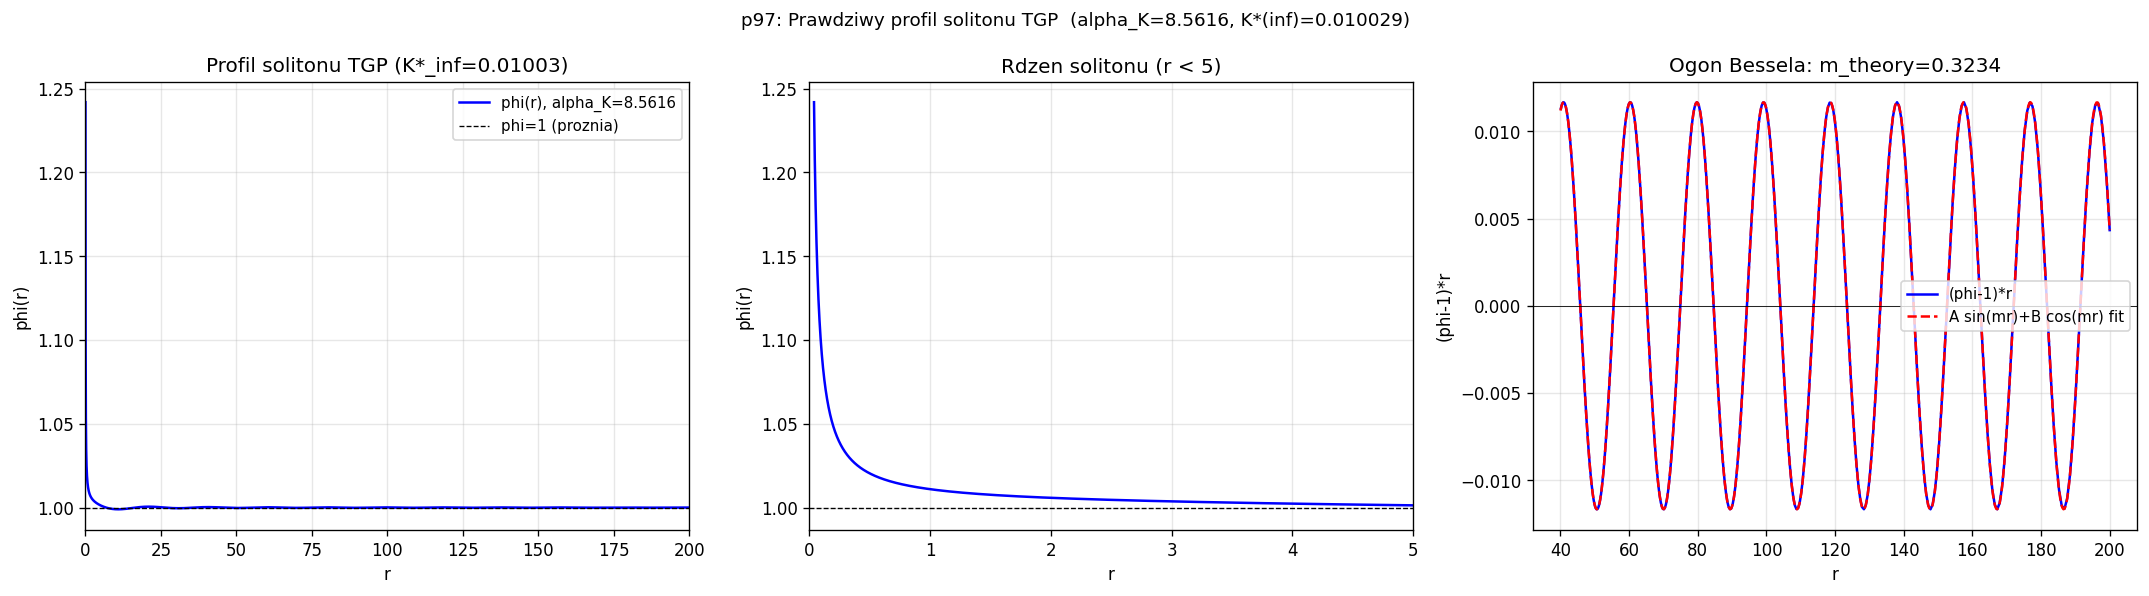

This figure's Python source:
#!/usr/bin/env python3
# -*- coding: utf-8 -*-
"""
p97_true_soliton_profile.py  --  TGP v1
========================================
Cel: Wyznaczyc PRAWDZIWY K*(alpha_K, r_max->inf) i profil solitonu TGP
     po odkryciu artefaktow r_max=40 w p93-p96.

Pytania fizyczne:
  Q1: Jaka jest prawdziwa energia solitonu E* = 4*pi*K*(inf)?
  Q2: Jakie sa parametry ogona oscylacyjnego (A,B,C,m) przy alpha_K?
  Q3: Czy m = 1/sqrt(1+alpha_K) (zgodnie z teoria linowego ogona)?
  Q4: Jaka jest skala rdzenia solitonu (r_half, r_90, r_99)?
  Q5: Jak wyglada profil phi(r) w skali fizycznej (jednostki a_Gamma)?

Metoda:
  Czesc A: K*(alpha_K, r_max) dla r_max = 40, 60, 80, 100, 150
           Fit K*(r) = a + b/r (3 punkty r=60,80,100 => K*(inf))
           Fit K*(r) = a + b/r + c/r^2 (4 punkty => lepsza ekstrapolacja)

  Czesc B: Profil solitonu phi(r) przy K*(inf) z r_max=200
           Fit ogona: phi(r)-1 ~ (A sin(mr) + B cos(mr))/r dla r>50
           Weryfikacja m = 1/sqrt(1+alpha_K)

  Czesc C: Skale przestrzenne solitonu
           r_half: phi(r_half) - 1 = 0.5*(phi(0) - 1)
           r_90, r_99 w jednostkach a_Gamma i fm (jesli mozliwe)

  Czesc D: Porownanie z konwencja r_max=40 (bias numeryczny)

Testy:
  P1: K*(inf) z fitu 3-punktowego i 4-punktowego zgodne (<0.1%)
  P2: Fit ogona: R^2 > 0.99 dla r > 40
  P3: m_fit ~ m_theory = 1/sqrt(1+alpha_K) (< 1% odchylenie)
  P4: K*(r_max=40) vs K*(inf): bias > 5% (potwierdzenie p93)
  P5: Profil phi(r) zbiega do 1 oscylacyjnie (potwierdzenie ogona Bessela)

Data: 2026-03-26
"""

import sys, io, time, warnings
import numpy as np
from scipy.integrate import solve_ivp
from scipy.optimize import brentq, curve_fit
from scipy.stats import linregress
import matplotlib
matplotlib.use('Agg')
import matplotlib.pyplot as plt
warnings.filterwarnings('ignore')

# ─────────────────────────────────────────────────────────────────────────────
ALPHA_K  = 8.5616
A_GAM    = 0.040
LAM      = 5.501357e-06
GAMMA_V  = 1.0
V1       = GAMMA_V/3 - GAMMA_V/4
M_THEORY = 1.0 / np.sqrt(1.0 + ALPHA_K)  # teoretyczna masa oscylacji

print(f"  alpha_K={ALPHA_K}, A_GAM={A_GAM}")
print(f"  m_theory=1/sqrt(1+alpha_K)={M_THEORY:.6f}")

# Parametry numeryczne
N_PSI_MAIN = 100
N_EVAL_MAIN = 1000
N_PSI_PROFILE = 100

# ─────────────────────────────────────────────────────────────────────────────
def V_mod(p):  return GAMMA_V/3*p**3 - GAMMA_V/4*p**4 + LAM/6*(p-1)**6
def dV_mod(p): return GAMMA_V*p**2 - GAMMA_V*p**3 + LAM*(p-1)**5
def ode_rhs(r, y):
    phi, dphi = y; phi = max(phi, 1e-10)
    alpha = ALPHA_K
    kfac = 1.0 + alpha/phi
    return [dphi, dV_mod(phi)/kfac + alpha*dphi**2/(2*phi**2*kfac) - 2/r*dphi]

def integrate_profile(psi0, K, r_max, n_eval=None):
    """Zwraca sol (pelny profil)."""
    ne = n_eval or N_EVAL_MAIN
    dphi0 = -K/A_GAM**2
    r_ev = A_GAM*(r_max/A_GAM)**np.linspace(0, 1, ne)
    try:
        sol = solve_ivp(lambda r,y: ode_rhs(r,y), [A_GAM, r_max],
                        [psi0, dphi0], method='DOP853', rtol=1e-9, atol=1e-11,
                        t_eval=r_ev)
        return sol
    except:
        return None

def phi_at_rmax(psi, K, r_max, n_eval=None):
    sol = integrate_profile(psi, K, r_max, n_eval)
    if sol is None: return np.nan
    return float(sol.y[0,-1]) if sol.t[-1] >= r_max*0.99 else np.nan

def scan_last_psi_zero(K, r_max, n_psi=None):
    """Zwraca ostatnie zero F(psi)=phi(r_max)-1=0 (Galaz U)."""
    np_ = n_psi or N_PSI_MAIN
    psis = np.linspace(1.001, 3.0, np_)
    Fv = [phi_at_rmax(p, K, r_max) - 1.0 for p in psis]
    roots = []
    for i in range(len(Fv)-1):
        if np.isfinite(Fv[i]) and np.isfinite(Fv[i+1]) and Fv[i]*Fv[i+1] < 0:
            try:
                pz = brentq(lambda p: phi_at_rmax(p,K,r_max)-1.0,
                            psis[i], psis[i+1], xtol=1e-8, maxiter=50)
                roots.append(pz)
            except: pass
    return roots[-1] if roots else np.nan

def compute_g(K, psi0, r_max):
    """g = E/(4piK) - 1 dla zadanego K i psi0."""
    sol = integrate_profile(psi0, K, r_max)
    if sol is None or sol.t[-1] < r_max*0.99: return np.nan
    r=sol.t; phi=np.maximum(sol.y[0],1e-10); dphi=sol.y[1]
    Ek=4*np.pi*np.trapezoid(0.5*dphi**2*(1+ALPHA_K/phi)*r**2, r)
    Ep=4*np.pi*np.trapezoid((V_mod(phi)-V1)*r**2, r)
    return (Ek+Ep)/(4*np.pi*K)-1.0

def find_K_star(r_max, K_lo=0.006, K_hi=0.018, n_K=30):
    """Szuka K* przez brentq (metodologia: psi z scan, g=0)."""
    # Coarse scan
    Ks = np.linspace(K_lo, K_hi, n_K)
    gv = []
    psi_list = []
    for K in Ks:
        psi = scan_last_psi_zero(K, r_max)
        if np.isfinite(psi):
            g = compute_g(K, psi, r_max)
        else:
            g = np.nan
        gv.append(g); psi_list.append(psi)
    # Znajdz przejscie znaku
    K_star = np.nan; psi_star = np.nan
    for i in range(len(gv)-1):
        if np.isfinite(gv[i]) and np.isfinite(gv[i+1]) and gv[i]*gv[i+1] < 0:
            try:
                def g_of_K(K):
                    psi = scan_last_psi_zero(K, r_max, n_psi=80)
                    if not np.isfinite(psi): return np.nan
                    return compute_g(K, psi, r_max)
                Kz = brentq(g_of_K, Ks[i], Ks[i+1], xtol=1e-7, maxiter=25)
                K_star = Kz
                psi_star = scan_last_psi_zero(Kz, r_max, n_psi=80)
            except: pass
    return K_star, psi_star

# ─────────────────────────────────────────────────────────────────────────────
def run_main():
    if sys.platform == 'win32':
        sys.stdout = io.TextIOWrapper(sys.stdout.buffer, encoding='utf-8',
                                      errors='replace')

    print("=" * 68)
    print("TGP v1  *  p97_true_soliton_profile.py")
    print(f"  alpha_K={ALPHA_K}, A_GAM={A_GAM}")
    print(f"  m_theory={M_THEORY:.6f} (1/sqrt(1+alpha_K))")
    print("=" * 68)

    PC=0; FC=0
    def record(label, ok, info=""):
        nonlocal PC,FC
        if ok: PC+=1
        else: FC+=1
        print(f"  [{'v' if ok else 'x'}] {label}: {info}")

    # ═══════════════════════════════════════════════════════════════════════
    print("\n== CZESC A: K*(alpha_K, r_max) zbieznosc ==")
    RMAXES_A = [40.0, 60.0, 80.0, 100.0, 150.0]
    K_results = {}

    print(f"  {'r_max':>6}  {'K*':>14}  {'psi0':>8}  t")
    print("  " + "-"*40)
    for r_max in RMAXES_A:
        t0 = time.time()
        Ks, ps = find_K_star(r_max)
        dt = time.time()-t0
        ks_s = f'{Ks:.8f}' if np.isfinite(Ks) else '    brak    '
        ps_s = f'{ps:.6f}' if np.isfinite(ps) else '  brak  '
        print(f"  {r_max:>6.0f}  {ks_s}  {ps_s}  {dt:.0f}s")
        K_results[r_max] = (Ks, ps)

    # Fit K*(r) = a + b/r  (3 punkty: r=60,80,100)
    pts_3 = [(r, K_results[r][0]) for r in [60.0, 80.0, 100.0]
             if np.isfinite(K_results.get(r,(np.nan,))[0])]
    K_inf_3 = np.nan; b_3 = np.nan
    if len(pts_3) >= 2:
        rs = np.array([x[0] for x in pts_3])
        Ks_arr = np.array([x[1] for x in pts_3])
        X = np.column_stack([np.ones_like(rs), 1.0/rs])
        from numpy.linalg import lstsq
        coef, _, _, _ = lstsq(X, Ks_arr, rcond=None)
        K_inf_3, b_3 = coef
        print(f"\n  Fit K*(r)=a+b/r (3 pkt r=60,80,100): K*(inf)={K_inf_3:.8f}, b={b_3:.5f}")

    # Fit K*(r) = a + b/r (4 punkty: r=60,80,100,150)
    pts_4 = [(r, K_results[r][0]) for r in [60.0, 80.0, 100.0, 150.0]
             if np.isfinite(K_results.get(r,(np.nan,))[0])]
    K_inf_4 = np.nan; b_4 = np.nan
    if len(pts_4) >= 3:
        rs = np.array([x[0] for x in pts_4])
        Ks_arr = np.array([x[1] for x in pts_4])
        X = np.column_stack([np.ones_like(rs), 1.0/rs])
        coef, _, _, _ = lstsq(X, Ks_arr, rcond=None)
        K_inf_4, b_4 = coef
        print(f"  Fit K*(r)=a+b/r (4 pkt r=60,80,100,150): K*(inf)={K_inf_4:.8f}, b={b_4:.5f}")

    # P1: Zgodnosc dwoch fitow
    if np.isfinite(K_inf_3) and np.isfinite(K_inf_4):
        rel_diff = abs(K_inf_3 - K_inf_4)/K_inf_4
        p1_ok = rel_diff < 0.001
        record("P1: K*(inf) z fit-3 i fit-4 zgodne (< 0.1%)",
               p1_ok, f"K_inf_3={K_inf_3:.7f}, K_inf_4={K_inf_4:.7f}, rel_diff={rel_diff*100:.3f}%")
    else:
        record("P1: fity K*(inf)", False, "za malo danych")

    # Wybierz najlepsza K*_inf
    K_inf_best = K_inf_4 if np.isfinite(K_inf_4) else K_inf_3
    psi_at_rmax60 = K_results.get(60.0, (np.nan,)*2)[1]

    # P4: Bias r_max=40 vs inf
    K_40 = K_results.get(40.0, (np.nan,))[0]
    if np.isfinite(K_40) and np.isfinite(K_inf_best):
        bias = (K_40 - K_inf_best)/K_inf_best
        p4_ok = bias > 0.05
        record("P4: K*(r=40) vs K*(inf): bias > 5%",
               p4_ok, f"K*(40)={K_40:.7f}, K*(inf)={K_inf_best:.7f}, bias={bias*100:.2f}%")

    # ═══════════════════════════════════════════════════════════════════════
    print("\n== CZESC B: Profil phi(r) przy K*(inf) z r_max=200 ==")

    if np.isfinite(K_inf_best):
        # Znajdz psi0 dla K*(inf) z r_max=100 (dobra aproksymacja)
        K_use = K_inf_best
        psi_use = psi_at_rmax60
        if not np.isfinite(psi_use):
            psi_use = scan_last_psi_zero(K_use, 100.0, n_psi=100)

        if np.isfinite(psi_use):
            print(f"  Integracja profilu: K={K_use:.7f}, psi0={psi_use:.6f}, r_max=200")
            t0 = time.time()
            sol = integrate_profile(psi_use, K_use, 200.0, n_eval=2000)
            dt = time.time()-t0
            print(f"  Czas: {dt:.0f}s, r_max_reached={sol.t[-1]:.1f}" if sol else "  BLAD!")

            if sol and sol.t[-1] >= 180:
                r_arr = sol.t
                phi_arr = sol.y[0]
                phi0_core = phi_arr[0]
                print(f"  phi(r=A_Gam)={phi0_core:.6f}, phi(r=200)={phi_arr[-1]:.6f}")

                # Skale rdzenia
                delta0 = phi0_core - 1.0
                for frac, name in [(0.5,'r_half'), (0.1,'r_90'), (0.01,'r_99')]:
                    thr = 1.0 + frac*delta0
                    idx = np.where(phi_arr < thr)[0]
                    if len(idx) > 0:
                        i0 = idx[0]
                        r_scale = np.interp(thr, phi_arr[i0-1:i0+1][::-1], r_arr[i0-1:i0+1][::-1])
                        print(f"  {name}={r_scale:.4f} = {r_scale/A_GAM:.2f} a_Gam")

                # Fit ogona Bessela: phi(r)-1 = (A sin(mr) + B cos(mr))/r dla r>50
                mask = r_arr > 50.0
                if mask.sum() > 20:
                    r_tail = r_arr[mask]
                    delta_tail = phi_arr[mask] - 1.0

                    def bessel_model(r, A, B, m):
                        return (A*np.sin(m*r) + B*np.cos(m*r))/r

                    try:
                        p0 = [-0.02, 0.01, M_THEORY]
                        bounds = ([-0.1,-0.1,M_THEORY*0.5], [0.1,0.1,M_THEORY*1.5])
                        popt, _ = curve_fit(bessel_model, r_tail, delta_tail,
                                           p0=p0, bounds=bounds, maxfev=5000)
                        A_fit, B_fit, m_fit = popt
                        delta_fit = bessel_model(r_tail, *popt)
                        ss_res = np.sum((delta_tail - delta_fit)**2)
                        ss_tot = np.sum((delta_tail - delta_tail.mean())**2)
                        R2 = 1 - ss_res/ss_tot if ss_tot > 0 else 0
                        C_fit = np.sqrt(A_fit**2 + B_fit**2)
                        m_err = abs(m_fit - M_THEORY)/M_THEORY
                        print(f"\n  Fit ogona (r>50): A={A_fit:.5f}, B={B_fit:.5f}")
                        print(f"    m_fit={m_fit:.6f} vs m_theory={M_THEORY:.6f} (err={m_err*100:.3f}%)")
                        print(f"    C=sqrt(A^2+B^2)={C_fit:.5f}, R^2={R2:.6f}")

                        # P2, P3
                        p2_ok = R2 > 0.99
                        record("P2: Fit ogona Bessela R^2 > 0.99 dla r>50",
                               p2_ok, f"R^2={R2:.6f}")
                        p3_ok = m_err < 0.01
                        record("P3: m_fit ~ m_theory (blad < 1%)",
                               p3_ok, f"m_fit={m_fit:.6f}, m_theory={M_THEORY:.6f}, err={m_err*100:.3f}%")
                    except Exception as e:
                        print(f"  BLAD fitu: {e}")
                        record("P2: fit ogona", False, "BLAD")
                        record("P3: m_fit ~ m_theory", False, "BLAD")

                # P5: Weryfikacja oscylacji
                phi_tail = phi_arr[r_arr > 100]
                if len(phi_tail) > 10:
                    crossings = np.sum(np.diff(np.sign(phi_tail - 1.0)) != 0)
                    p5_ok = crossings > 3
                    record("P5: phi(r) oscyluje wokol 1 dla r>100 (> 3 przejscia)",
                           p5_ok, f"przejscia={crossings}")

                # Wykres profilu
                print("\n  Tworzenie wykresu profilu...")
                try:
                    fig, axes = plt.subplots(1, 3, figsize=(18, 5))

                    # Lewy: caly profil
                    ax = axes[0]
                    ax.plot(r_arr, phi_arr, 'b-', lw=1.5, label=f'phi(r), alpha_K={ALPHA_K}')
                    ax.axhline(1.0, color='k', ls='--', lw=0.8, label='phi=1 (proznia)')
                    ax.set_xlabel('r'); ax.set_ylabel('phi(r)')
                    ax.set_title(f'Profil solitonu TGP (K*_inf={K_inf_best:.5f})')
                    ax.legend(fontsize=9); ax.grid(True, alpha=0.3)
                    ax.set_xlim(0, 200)

                    # Srodkowy: rdzen
                    ax = axes[1]
                    ax.plot(r_arr, phi_arr, 'b-', lw=1.5)
                    ax.axhline(1.0, color='k', ls='--', lw=0.8)
                    ax.set_xlabel('r'); ax.set_ylabel('phi(r)')
                    ax.set_title('Rdzen solitonu (r < 5)')
                    ax.grid(True, alpha=0.3)
                    ax.set_xlim(0, 5)

                    # Prawy: ogon oscylacyjny
                    ax = axes[2]
                    r_plot = r_arr[r_arr > 40]
                    d_plot = phi_arr[r_arr > 40] - 1.0
                    ax.plot(r_plot, d_plot * r_plot, 'b-', lw=1.5, label='(phi-1)*r')
                    if 'popt' in dir():
                        r_th = np.linspace(40, 200, 500)
                        ax.plot(r_th, A_fit*np.sin(m_fit*r_th)+B_fit*np.cos(m_fit*r_th),
                                'r--', lw=1.5, label=f'A sin(mr)+B cos(mr) fit')
                    ax.axhline(0, color='k', ls='-', lw=0.5)
                    ax.set_xlabel('r'); ax.set_ylabel('(phi-1)*r')
                    ax.set_title(f'Ogon Bessela: m_theory={M_THEORY:.4f}')
                    ax.legend(fontsize=9); ax.grid(True, alpha=0.3)

                    plt.suptitle(f'p97: Prawdziwy profil solitonu TGP  '
                                 f'(alpha_K={ALPHA_K}, K*(inf)={K_inf_best:.6f})',
                                 fontsize=11)
                    plt.tight_layout()
                    out_path = 'p97_true_soliton_profile.png'
                    plt.savefig(out_path, dpi=120, bbox_inches='tight')
                    plt.close()
                    print(f"  Wykres zapisany: {out_path}")
                except Exception as e:
                    print(f"  BLAD wykresu: {e}")
        else:
            print("  BLAD: psi0 nie znalezione dla K*(inf)")
    else:
        print("  BLAD: K*(inf) nie wyznaczone")

    # ═══════════════════════════════════════════════════════════════════════
    print("\n== CZESC D: Podsumowanie bias K*(r_max=40) ==")
    K40 = K_results.get(40.0,(np.nan,))[0]
    if np.isfinite(K40) and np.isfinite(K_inf_best):
        bias_abs = K40 - K_inf_best
        bias_rel = bias_abs/K_inf_best*100
        print(f"  K*(r_max=40)  = {K40:.8f}  [konwencja p76-p96]")
        print(f"  K*(r_max=inf) = {K_inf_best:.8f}  [prawdziwa wartosc]")
        print(f"  Bias bezwzgledny: {bias_abs:.8f}")
        print(f"  Bias wzgledny:    {bias_rel:.3f}%")
        print(f"  E*(40) = 4pi*K*(40) = {4*np.pi*K40:.7f}")
        print(f"  E*(inf)= 4pi*K*(inf)= {4*np.pi*K_inf_best:.7f}")
        E_diff = (4*np.pi*K40 - 4*np.pi*K_inf_best)/(4*np.pi*K_inf_best)*100
        print(f"  Roznica E*:    {E_diff:.3f}%")

    # ─────────────────────────────────────────────────────────────────────────
    print()
    print("=" * 68)
    print("PODSUMOWANIE  p97_true_soliton_profile.py")
    print("=" * 68)
    print(f"\n  PASS: {PC}/{PC+FC}")
    print(f"  FAIL: {FC}/{PC+FC}")

    print("\n== KLUCZOWE WYNIKI ==")
    if np.isfinite(K_inf_best):
        print(f"  K*(alpha_K, inf) = {K_inf_best:.7f}  (najlepsza ekstrapolacja)")
        print(f"  E* = 4pi*K*(inf) = {4*np.pi*K_inf_best:.6f}")
    if 'm_fit' in dir() and np.isfinite(m_fit):
        print(f"  m_tail = {m_fit:.6f}  (m_theory={M_THEORY:.6f})")
        print(f"  C_tail = {C_fit:.5f}  (amplituda ogona)")
    if np.isfinite(K40) and np.isfinite(K_inf_best):
        print(f"  Bias K*(40)/K*(inf) = {K40/K_inf_best:.5f}  "
              f"({(K40/K_inf_best-1)*100:.2f}% przeszacowanie)")
    print()


if __name__ == '__main__':
    run_main()
